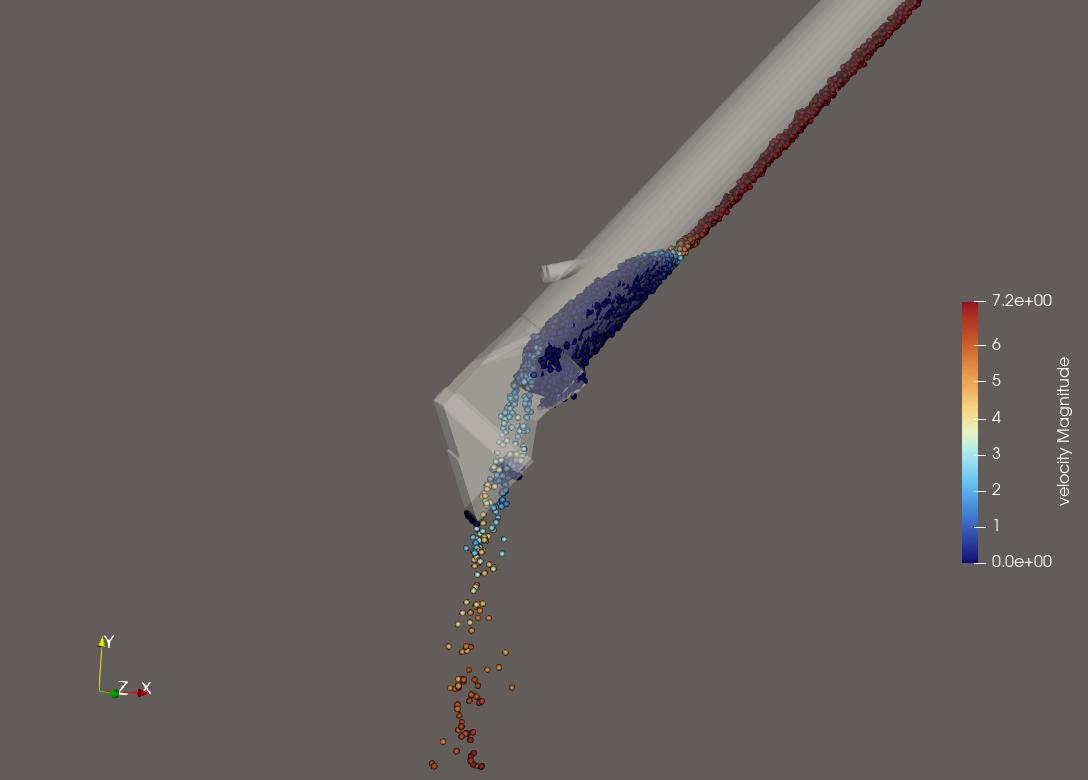
#> input picture richardson-dem.jpg, 1088 x 780 px, given in place of run1.MOV, which was not available
$ python camera.py ../..
#> lines starting #> are read from the running program, lines starting #| are printed output that depends on the picture; after the words box and inside, x2 and y2 are one past the last pixel; in counts of white or black regions, pixels touching at a corner belong together; pictures that were not available may be replaced by others from this repository, and a replacement may not be noted
#!/usr/bin/env python3
"""
Camera model for the bucket videos: one pose per video frame, so simulated grains can be
projected into the footage and compared pixel for pixel.

World frame (metres): origin at the centre of the bucket bottom, y up, belt at y = -drop.
Camera: pinhole, focal F_PX pixels (an iPhone 1x lens at 1920x1080: the bucket's 190 mm
silhouette at the stated 210 mm stand-off gives 1550 px), principal point at the image
centre, no distortion.

1. Reference pose (fit_reference): segment the bucket in one frame (grey, unsaturated,
   against the white wall), take its left/right silhouette edges and the lower outline
   of its bottom, and fit the 6 pose parameters so the projected cylinder matches them.
2. Frame-to-frame motion (track): a handheld camera mostly rotates, which maps to a
   homography of the whole image.  Corners on static things (bucket, wall, belt edge;
   bean-coloured pixels masked out) are tracked with pyramidal Lucas-Kanade from frame to
   frame, a homography is fitted with RANSAC, and the rotation closest to it is
   accumulated: R_t = R_ref * dR_t.  Camera translation is ignored.

Needs OpenCV + scipy (the throwaway venv):
    runs/perf/vtkcheck/bin/python calibration/soybean_bucket/camera.py <video-runs dir> [run ...]
writes camera_<run>.json (per-frame R, C) and camera_<run>_check.jpg next to this file.
"""
import json
import os
import sys

import cv2
import numpy as np
from scipy.optimize import least_squares

HERE = os.path.dirname(os.path.abspath(__file__))
F_PX = 1550.0
W, H = 1920, 1080
R_B, H_B = 0.095, 0.240
K = np.array([[F_PX, 0, W / 2], [0, F_PX, H / 2], [0, 0, 1.0]])

# frame used for the reference pose (video seconds): bucket well in view, flow running
REF_T = {"run1": 4.0, "run2": 4.0, "run3": 8.0, "run4": 5.0}


def rot(yaw, pitch, roll):
    """World->camera rotation.  Camera axes: x right, y DOWN, z forward (OpenCV).  At zero
    angles the camera looks along world +z with world y up."""
    base = np.array([[1, 0, 0], [0, -1, 0], [0, 0, 1.0]])           # world y up -> cam y down
    cy, sy = np.cos(yaw), np.sin(yaw)
    cp, sp = np.cos(pitch), np.sin(pitch)
    cr, sr = np.cos(roll), np.sin(roll)
    Ry = np.array([[cy, 0, -sy], [0, 1, 0], [sy, 0, cy]])
    Rx = np.array([[1, 0, 0], [0, cp, -sp], [0, sp, cp]])
    Rz = np.array([[cr, -sr, 0], [sr, cr, 0], [0, 0, 1]])
    return Rz @ Rx @ base @ Ry


def project(P, R, C):
    """World points (n,3) -> pixels (n,2) and depth (n,)."""
    Xc = (P - C) @ R.T
    uv = Xc @ K.T
    return uv[:, :2] / uv[:, 2:3], Xc[:, 2]


def bucket_points(n_th=360, n_h=60, n_r=20):
#> (reads calibration/soybean_bucket/runs.json from the repository)
#> in main, im is the input picture: shape (780, 1088, 3); mean B, G, R 92.5, 95.2, 100.3
    th = np.linspace(0, 2 * np.pi, n_th, endpoint=False)
    hh = np.linspace(0, H_B, n_h)
    side = np.stack([R_B * np.cos(th)[None, :].repeat(n_h, 0), hh[:, None].repeat(n_th, 1),
                     R_B * np.sin(th)[None, :].repeat(n_h, 0)], -1).reshape(-1, 3)
    rr = np.linspace(0, R_B, n_r)
    disk = np.stack([rr[:, None] * np.cos(th)[None, :], np.zeros((n_r, n_th)),
                     rr[:, None] * np.sin(th)[None, :]], -1).reshape(-1, 3)
    return np.vstack([side, disk])


BUCKET = bucket_points()


def segment_bucket(im):
    hsv = cv2.cvtColor(im, cv2.COLOR_BGR2HSV)
#> hsv: shape (780, 1088, 3); mean H, S, V 15.1, 23.9, 101.1
    S, V = hsv[..., 1].astype(int), hsv[..., 2].astype(int)
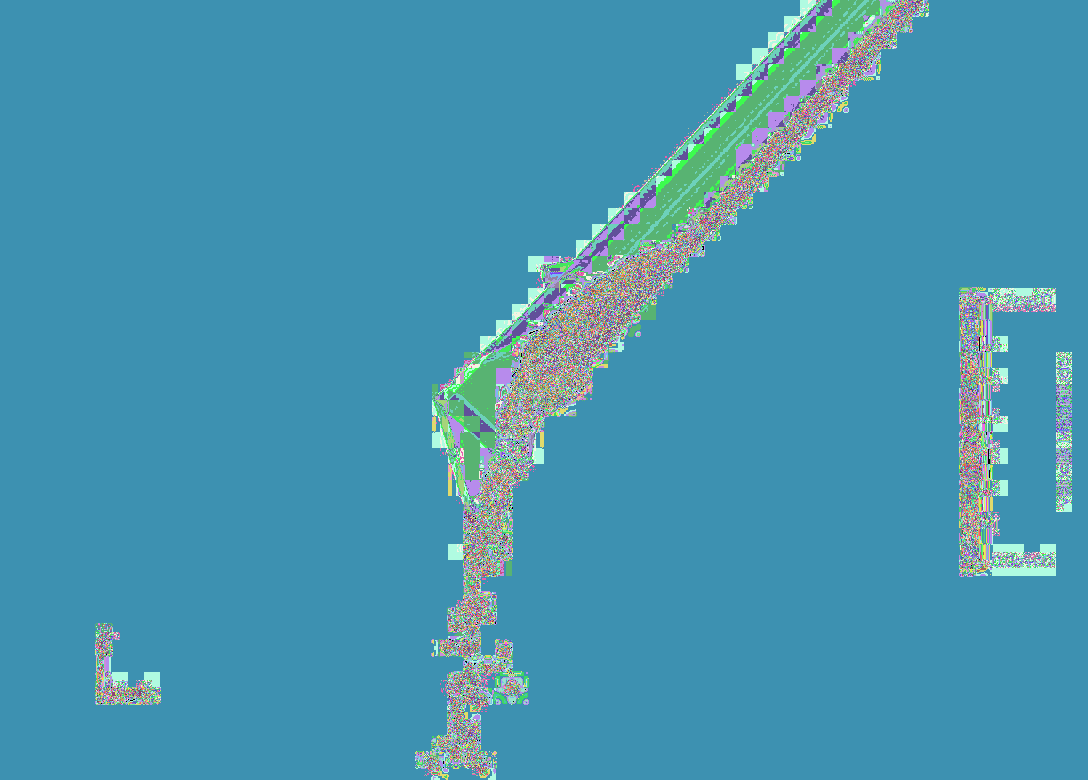
#> S: shape (780, 1088) int64; 256 distinct labels, from 0 to 255; one colour per label, 0 black
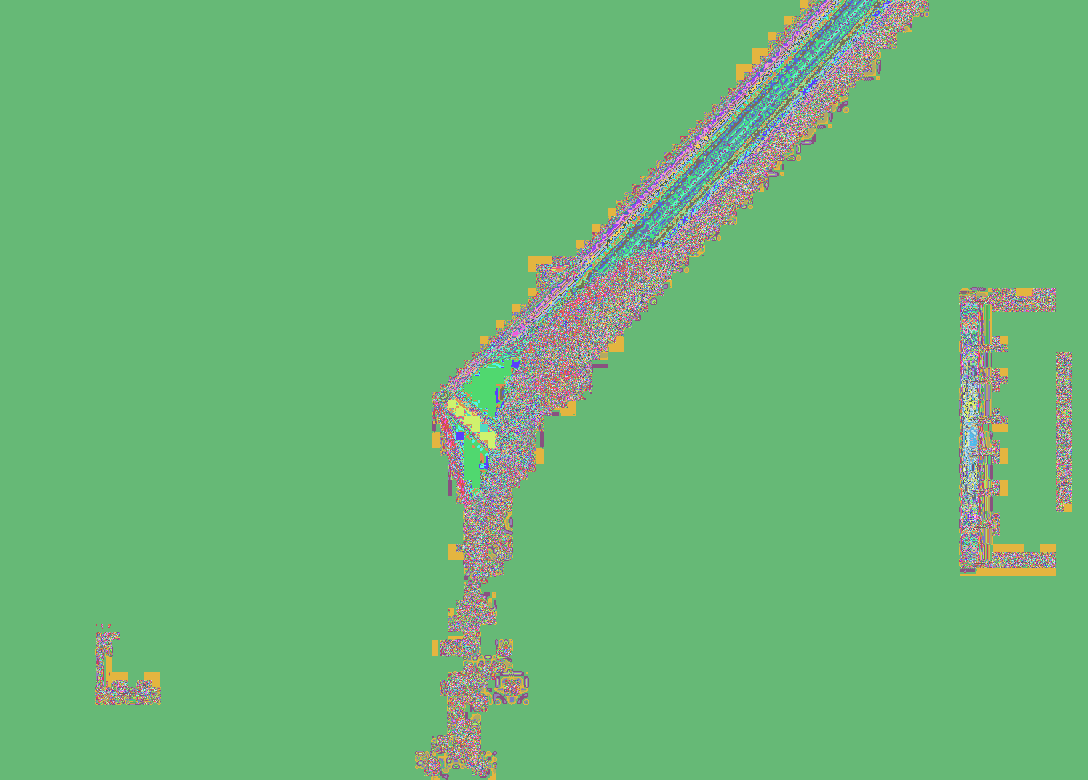
#> V: shape (780, 1088) int64; 249 distinct labels, from 3 to 255; one colour per label, 0 black
    wallv = np.percentile(V[:, :200], 60)
#> wallv = 98
    # "not wall": everything darker or more coloured than the white wall.  The bucket is
    # the only such thing touching the top of the frame (the stream hangs below it and is
    # rejected as an outlier in outline()).
    # Union with "grey metal" (unsaturated, a little darker than the wall): brightly lit
    # metal on the bucket side can be nearly as bright as the wall.
    m = ((V < wallv - 30) | (S > 60) | ((S < 70) & (V < wallv - 25))).astype(np.uint8)
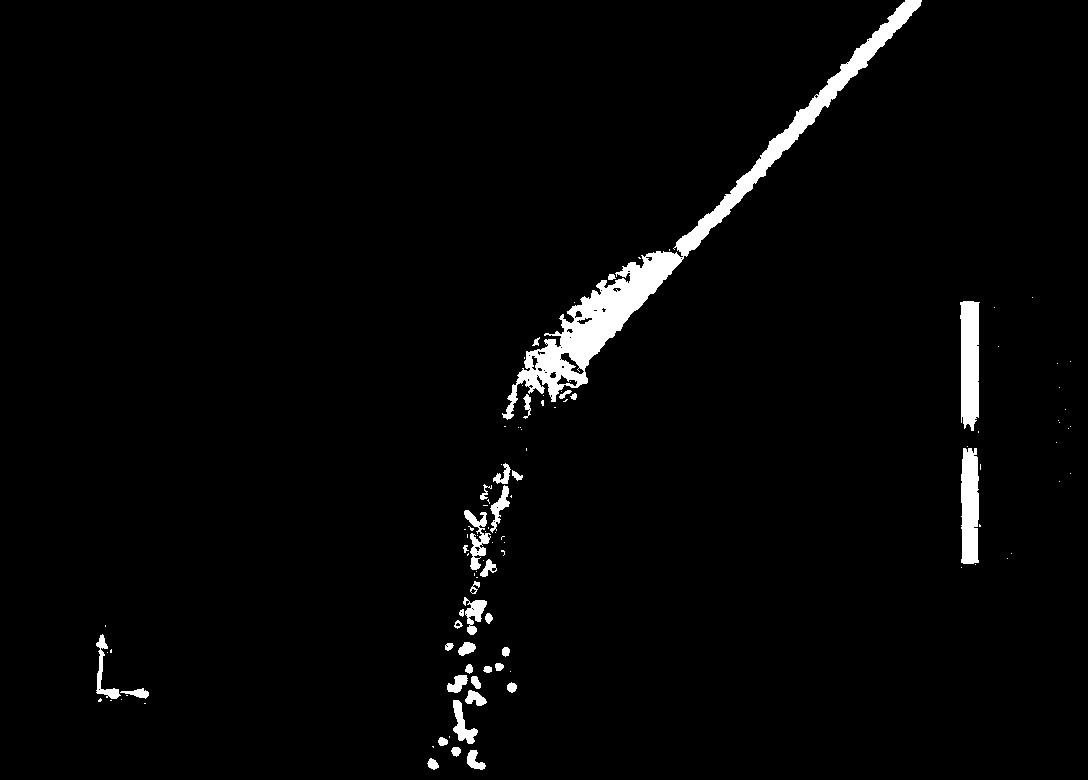
#> m: shape (780, 1088); values 0 (black) and 1 (white), 2.6% white; 106 white regions (69 under 20 px), largest, box (x1, y1, x2, y2) and area: (502, 0, 922, 420) 12843, (960, 301, 980, 431) 2218, (961, 448, 979, 564) 1881
    m = cv2.morphologyEx(m, cv2.MORPH_OPEN, np.ones((5, 5), np.uint8))
#> m: shape (780, 1088); values 0 (black) and 1 (white), 2.3% white; 42 white regions, largest, box (x1, y1, x2, y2) and area: (518, 251, 681, 395) 6891, (676, 0, 921, 256) 5087, (961, 301, 979, 425) 2169
    m = cv2.morphologyEx(m, cv2.MORPH_CLOSE, np.ones((25, 25), np.uint8))
#> m: shape (780, 1088); values 0 (black) and 1 (white), 2.9% white; 9 white regions, largest, box (x1, y1, x2, y2) and area: (506, 0, 921, 419) 13724, (439, 470, 509, 780) 5834, (961, 301, 979, 425) 2172
    n, lab, st, _ = cv2.connectedComponentsWithStats(m)
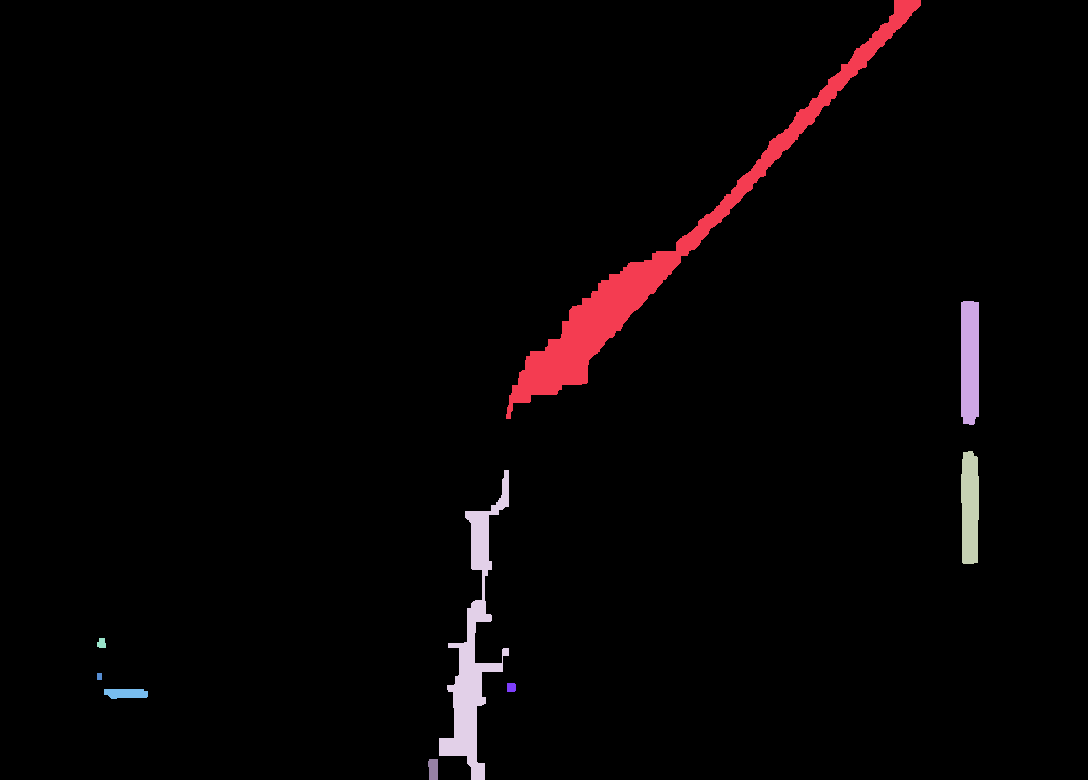
#> lab: shape (780, 1088) int32; 10 distinct labels, from 0 to 9; one colour per label, 0 black
#> n = 10; st = [[0, 0, 1088, 780, 824308], [506, 0, 415, 419, 13724], [961, 301, 18, 124, 2172], [961, 451, 18, 113, 1840], [439, 470, 70, 310, 5834], [97, 638, 9, 10, 75], [97, 673, 5, 7, 35], [507, 683, 9, 9, 79], [104, 689, 44, 10, 378], [428, 759, 10, 21, 195]]
    best = max(range(1, n), key=lambda i: st[i, 4] * (st[i, 1] == 0))
#> best = 1
    return (lab == best).astype(np.uint8)
#> returned value: shape (780, 1088); values 0 (black) and 1 (white), 1.6% white; 1 white region, box (x1, y1, x2, y2) and area: (506, 0, 921, 419) 13724


def outline(mask):
    """Silhouette features: bottom y per column (bucket span, stream columns removed) and
    left/right x per row (rows above the bottom)."""
    # bucket span: the longest run of columns occupied in the top rows (the stream/belt
    # leak is lower down; a wall corner can touch the top too)
    occ = np.r_[0, mask[:60].any(axis=0).astype(int), 0]
#> occ = 1090 values, max 1 at index 851, min 0 at index 0, mean 0.0651
    d = np.diff(occ)
#> d = 1089 values, max 1 at index 850, min -1 at index 921, mean 0
    starts, ends = np.flatnonzero(d == 1), np.flatnonzero(d == -1)
#> starts = [850]; ends = [921]
    k = int(np.argmax(ends - starts))
#> k = 0
    xl, xr = starts[k], ends[k] - 1
#> xl = 850; xr = 920
    xs = np.arange(xl + 15, xr - 15, 8)
    yb = np.array([np.argmin(mask[:, x]) if mask[0, x] else 0 for x in xs], float)
#> yb = [0, 0, 0, 0, 30]
    # the stream keeps the mask running down: drop columns far below a robust smooth fit
    ok = yb > 0
#> ok = [False, False, False, False, True]
    for _ in range(3):
        c = np.polyfit(xs[ok], yb[ok], 2)
        res = yb - np.polyval(c, xs)
        ok = ok & (np.abs(res) < max(6.0, 2.5 * np.median(np.abs(res[ok]))))
    bottom = np.stack([xs[ok], yb[ok]], 1)
#> bottom = [[897, 30]]
    ylo = int(np.percentile(yb[ok], 5)) - 25
#> ylo = 5
    rows = np.arange(0, max(ylo, 10), 8)
    lr = []
    for y in rows:
        r = np.flatnonzero(mask[y])
        r = r[(r > xl - 40) & (r < xr + 40)]
        if len(r) and r.min() > 2 and r.max() < W - 3:
            lr.append((y, r.min(), r.max()))
#> after the loop, lr = [(0, 894, 920), (8, 894, 917)]
    return bottom, np.array(lr, float)


def model_outline(R, C, bottom_x, rows):
    uv, z = project(BUCKET, R, C)
    uv = uv[z > 0]
    # lowest projected point per column (bins of 8 px), extreme x per row band
    yb = np.full(len(bottom_x), np.nan)
    for i, x in enumerate(bottom_x):
        s = np.abs(uv[:, 0] - x) < 4
        if s.any():
            yb[i] = uv[s, 1].max()
    xl = np.full(len(rows), np.nan)
    xr = np.full(len(rows), np.nan)
    for i, y in enumerate(rows):
        s = np.abs(uv[:, 1] - y) < 4
        if s.any():
            xl[i], xr[i] = uv[s, 0].min(), uv[s, 0].max()
    return yb, xl, xr


def pose_of(p):
    yaw, pitch, roll, cx, cy, cz = p
    return rot(yaw, pitch, roll), np.array([cx, cy, cz])


def fit_reference(im, init_dist=0.30):
    mask = segment_bucket(im)
    bottom, lr = outline(mask)
#> bottom = [[897, 30]]; lr = [[0, 894, 920], [8, 894, 917]]

    def resid(p):
        R, C = pose_of(p)
        yb, xl, xr = model_outline(R, C, bottom[:, 0], lr[:, 0])
        r = np.concatenate([yb - bottom[:, 1], xl - lr[:, 1], xr - lr[:, 2]])
        return np.nan_to_num(r, nan=200.0)

    # start: camera on -z looking +z, at bucket-bottom height, centred on the bucket
    cxp = 0.5 * (lr[:, 1].mean() + lr[:, 2].mean())
#> cxp = 906.2
    yaw0 = -np.arctan((cxp - W / 2) / F_PX)
#> yaw0 = 0.0347
    best = None
    for cy0 in (-0.03, 0.0, 0.03):
        for pitch0 in (-0.15, 0.0, 0.15):
            p0 = [yaw0, pitch0, 0.0, 0.0, cy0, -init_dist]
            s = least_squares(resid, p0, x_scale=[0.05, 0.05, 0.02, 0.01, 0.01, 0.02],
                              loss="soft_l1", f_scale=5.0)
            if best is None or s.cost < best.cost:
                best = s
#> this loop made 3 passes
#| run1: reference pose at 4.0 s: rms 130.8 px, camera at [-3.9, -57.7, -622.2] mm, yaw/pitch/roll [0.37, 14.45, 0.23] deg
    r = resid(best.x)
    return best.x, float(np.sqrt(np.mean(r ** 2))), mask, bottom, lr


def static_mask(im):
    """Where to track: not bean-coloured (falling or piled grains move), dilated."""
    hsv = cv2.cvtColor(im, cv2.COLOR_BGR2HSV)
#> hsv: shape (390, 544, 3); mean H, S, V 15, 23.8, 101.1
    bean = ((hsv[..., 1] > 50) & (hsv[..., 2] > 50)).astype(np.uint8)
#> bean: shape (390, 544); values 0 (black) and 1 (white), 2.8% white; 64 white regions (49 under 20 px), largest, box (x1, y1, x2, y2) and area: (251, 0, 461, 210) 3455, (480, 150, 490, 216) 580, (480, 221, 490, 282) 473
    bean = cv2.dilate(bean, np.ones((31, 31), np.uint8))
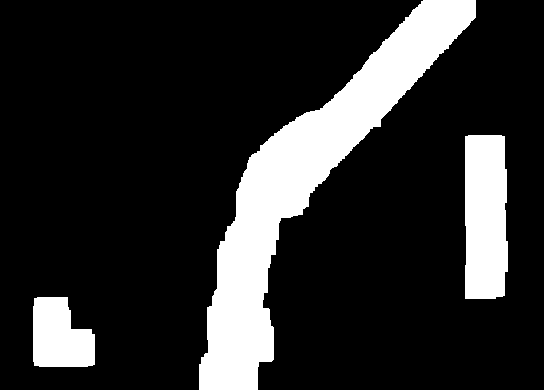
#> bean: shape (390, 544); values 0 (black) and 1 (white), 17.3% white; 3 white regions, box (x1, y1, x2, y2) and area: (199, 0, 476, 390) 26453, (465, 135, 508, 299) 6687, (33, 297, 95, 367) 3490
    return (1 - bean).astype(np.uint8)


# [9 lines left out: function rotation_from_h, not called in this run]


def track(path, step=1, scale=0.5):
    """Per-frame camera rotation relative to frame 0: list of 3x3 (camera-frame) dR."""
    cap = cv2.VideoCapture(path)
    fps = cap.get(cv2.CAP_PROP_FPS)
    S = np.diag([scale, scale, 1.0])
    Ks = S @ K
    prev, prev_pts = None, None
    acc = np.eye(3)
    out, k = [], 0
    while True:
        ok, im = cap.read()
        if not ok:
            break
        if k % step:
            k += 1
            continue
        small = cv2.resize(im, None, fx=scale, fy=scale, interpolation=cv2.INTER_AREA)
        g = cv2.cvtColor(small, cv2.COLOR_BGR2GRAY)
        if prev is not None and prev_pts is not None and len(prev_pts) >= 12:
            nxt, st, _ = cv2.calcOpticalFlowPyrLK(prev, g, prev_pts, None, winSize=(21, 21), maxLevel=3)
            a, b = prev_pts[st[:, 0] == 1], nxt[st[:, 0] == 1]
            if len(a) >= 12:
                Hm, inl = cv2.findHomography(a, b, cv2.RANSAC, 1.5)
                if Hm is not None and inl.sum() >= 10:
                    Hf = np.linalg.inv(S) @ Hm @ S          # full-res homography
                    acc = rotation_from_h(Hf) @ acc
        out.append((k / fps, acc.copy()))
        m = static_mask(small)
        prev_pts = cv2.goodFeaturesToTrack(g, 400, 0.01, 12, mask=m)
        prev = g
        k += 1
    return out, fps


# [69 lines left out: functions rotvec_to_R, refine, keyframe_corrections, apply_corrections, not called in this run]


def main():
    vdir = sys.argv[1]
    want = sys.argv[2:] or ["run1", "run2", "run3", "run4"]
    runs = json.load(open(os.path.join(HERE, "runs.json")))["runs"]
    for rid in want:
        r = runs[rid]
        path = os.path.join(vdir, r["video"])
        cap = cv2.VideoCapture(path)
        cap.set(cv2.CAP_PROP_POS_MSEC, REF_T[rid] * 1000)
        ok, im = cap.read()
        p, rms, mask, bottom, lr = fit_reference(im)
        R0, C0 = pose_of(p)
        print(f"{rid}: reference pose at {REF_T[rid]} s: rms {rms:.1f} px, camera at "
              f"{np.round(C0 * 1e3, 1).tolist()} mm, yaw/pitch/roll "
              f"{np.round(np.degrees(p[:3]), 2).tolist()} deg", flush=True)
        frames, fps = track(path)
        # rotation at the reference frame, so R_t = dR_t dR_ref^-1 R0
        tt = np.array([t for t, _ in frames])
        iref = int(np.argmin(np.abs(tt - REF_T[rid])))
        dref = frames[iref][1]
        tracked = [dR @ dref.T @ R0 for _, dR in frames]
        keys = keyframe_corrections(path, tt, tracked, C0)
        Rs, Cs = apply_corrections(tt, tracked, C0, keys)
        poses = list(zip(tt, Rs))
        print(f"{rid}: {len(keys)} keyframe re-fits, rms {np.median([k[3] for k in keys]) if keys else 0:.1f} px "
              f"(median), camera offset up to {max([np.linalg.norm(k[2]) for k in keys] or [0])*1e3:.0f} mm, "
              f"rotation correction up to {np.degrees(max([np.linalg.norm(k[1]) for k in keys] or [0])):.2f} deg",
              flush=True)
        json.dump(dict(run=rid, f_px=F_PX, size=[W, H], ref_t=REF_T[rid], ref_rms_px=rms,
                       ref_params=p.tolist(), C=C0.tolist(), fps=fps,
                       keyframes=[dict(t=round(float(k[0]), 3), rms_px=round(k[3], 2),
                                       rotvec=np.round(k[1], 6).tolist(),
                                       dC=np.round(k[2], 5).tolist()) for k in keys],
                       t=[round(t, 4) for t, _ in poses],
                       R=[np.round(Rt, 6).tolist() for _, Rt in poses],
                       Cs=[np.round(c, 5).tolist() for c in Cs]),
                  open(os.path.join(HERE, f"camera_{rid}.json"), "w"))
        # check image: bucket outline drawn at several times
        tiles = []
        for tq in np.linspace(tt[0] + 0.5, tt[-1] - 0.5, 6):
            i = int(np.argmin(np.abs(tt - tq)))
            cap.set(cv2.CAP_PROP_POS_MSEC, tt[i] * 1000)
            ok, fr = cap.read()
            uv, z = project(BUCKET, poses[i][1], Cs[i])
            for u, v in uv[z > 0][::7].astype(int):
                if 0 <= u < W and 0 <= v < H:
                    cv2.circle(fr, (u, v), 2, (0, 0, 255), -1)
            belt = np.array([[x, -r["drop_mm"] * 1e-3, zz] for x in np.linspace(-.3, .3, 13)
                             for zz in np.linspace(-.1, .3, 9)])
            uvb, zb = project(belt, poses[i][1], Cs[i])
            for u, v in uvb[zb > 0].astype(int):
                cv2.circle(fr, (u, v), 4, (255, 0, 0), -1)
            cv2.putText(fr, f"{rid} t={tt[i]:.1f}", (30, 60), 0, 1.5, (0, 0, 255), 3)
            tiles.append(cv2.resize(fr, (640, 360)))
        cv2.imwrite(os.path.join(HERE, f"camera_{rid}_check.jpg"),
                    np.vstack([np.hstack(tiles[:3]), np.hstack(tiles[3:])]))


if __name__ == "__main__":
    main()
